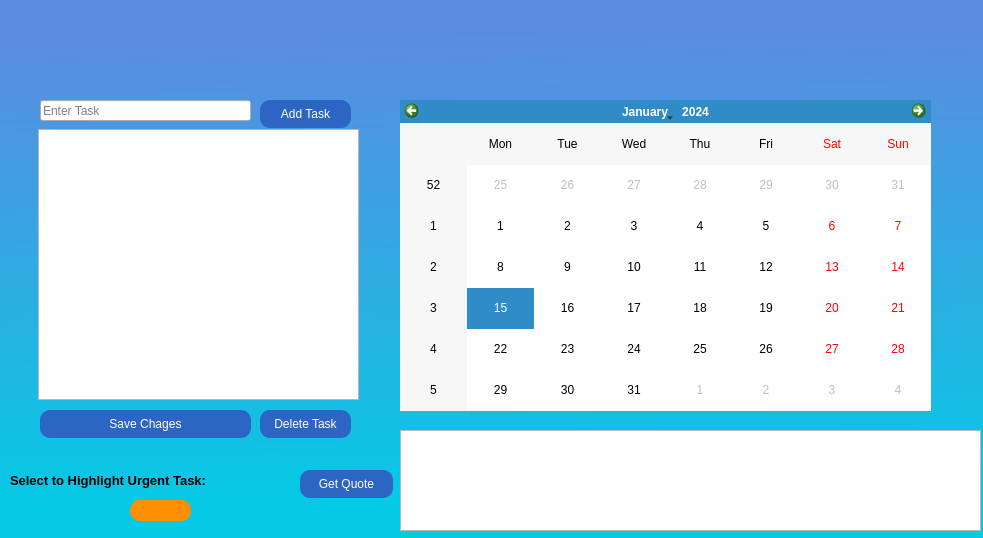
<?xml version="1.0" encoding="UTF-8"?>
<ui version="4.0">
 <class>Form</class>
 <widget class="QWidget" name="Form">
  <property name="enabled">
   <bool>true</bool>
  </property>
  <property name="geometry">
   <rect>
    <x>0</x>
    <y>0</y>
    <width>983</width>
    <height>538</height>
   </rect>
  </property>
  <property name="sizePolicy">
   <sizepolicy hsizetype="Fixed" vsizetype="Fixed">
    <horstretch>0</horstretch>
    <verstretch>0</verstretch>
   </sizepolicy>
  </property>
  <property name="windowTitle">
   <string>Form</string>
  </property>
  <property name="styleSheet">
   <string notr="true"/>
  </property>
  <widget class="QPushButton" name="save_button">
   <property name="geometry">
    <rect>
     <x>40</x>
     <y>410</y>
     <width>211</width>
     <height>28</height>
    </rect>
   </property>
   <property name="styleSheet">
    <string notr="true">QPushButton{
	border-radius:10px;
	background-color: rgb(45, 101, 197);
	font: 8pt &quot;MS Shell Dlg 2&quot;;
	color: rgb(255, 255, 255);
}

QPushButton:hover {
	background-color: rgb(50, 110, 255);
	color:rgb(255, 255, 255);
}</string>
   </property>
   <property name="text">
    <string>Save Chages</string>
   </property>
  </widget>
  <widget class="QListWidget" name="list_widget">
   <property name="geometry">
    <rect>
     <x>38</x>
     <y>129</y>
     <width>321</width>
     <height>271</height>
    </rect>
   </property>
   <property name="styleSheet">
    <string notr="true"/>
   </property>
  </widget>
  <widget class="QCalendarWidget" name="calendarWidget">
   <property name="geometry">
    <rect>
     <x>400</x>
     <y>100</y>
     <width>531</width>
     <height>311</height>
    </rect>
   </property>
   <property name="styleSheet">
    <string notr="true"/>
   </property>
  </widget>
  <widget class="QLineEdit" name="taskLineEdit">
   <property name="geometry">
    <rect>
     <x>40</x>
     <y>100</y>
     <width>211</width>
     <height>21</height>
    </rect>
   </property>
   <property name="placeholderText">
    <string>Enter Task</string>
   </property>
  </widget>
  <widget class="QWidget" name="bgwidget" native="true">
   <property name="geometry">
    <rect>
     <x>0</x>
     <y>0</y>
     <width>990</width>
     <height>550</height>
    </rect>
   </property>
   <property name="styleSheet">
    <string notr="true">QWidget#bgwidget{
background-color: qlineargradient(spread:pad, x1:0.542289, y1:0.057, x2:0.56204, y2:0.903, stop:0 rgba(91, 139, 223, 255), stop:1 rgba(6, 201, 229, 255));}</string>
   </property>
   <widget class="QPushButton" name="delete_button">
    <property name="geometry">
     <rect>
      <x>260</x>
      <y>410</y>
      <width>91</width>
      <height>28</height>
     </rect>
    </property>
    <property name="styleSheet">
     <string notr="true">QPushButton{
	border-radius:10px;
	background-color: rgb(45, 101, 197);
	font: 8pt &quot;MS Shell Dlg 2&quot;;
	color: rgb(255, 255, 255);
}

QPushButton:hover {
	background-color: rgb(50, 110, 255);
	color:rgb(255, 255, 255);
}</string>
    </property>
    <property name="text">
     <string>Delete Task</string>
    </property>
   </widget>
   <widget class="QPushButton" name="get_quote">
    <property name="geometry">
     <rect>
      <x>300</x>
      <y>470</y>
      <width>93</width>
      <height>28</height>
     </rect>
    </property>
    <property name="styleSheet">
     <string notr="true">QPushButton{
	border-radius:10px;
	background-color: rgb(45, 101, 197);
	font: 8pt &quot;MS Shell Dlg 2&quot;;
	color: rgb(255, 255, 255);
}

QPushButton:hover {
	background-color: rgb(50, 110, 255);
	color:rgb(255, 255, 255);
}</string>
    </property>
    <property name="text">
     <string>Get Quote</string>
    </property>
   </widget>
   <widget class="QPlainTextEdit" name="quoteTextEdit">
    <property name="geometry">
     <rect>
      <x>400</x>
      <y>430</y>
      <width>581</width>
      <height>101</height>
     </rect>
    </property>
    <property name="styleSheet">
     <string notr="true"/>
    </property>
    <property name="readOnly">
     <bool>true</bool>
    </property>
    <property name="plainText">
     <string/>
    </property>
   </widget>
   <widget class="QPushButton" name="addtask_button">
    <property name="geometry">
     <rect>
      <x>260</x>
      <y>100</y>
      <width>91</width>
      <height>28</height>
     </rect>
    </property>
    <property name="styleSheet">
     <string notr="true">QPushButton{
	border-radius:10px;
	background-color: rgb(45, 101, 197);
	font: 8pt &quot;MS Shell Dlg 2&quot;;
	color: rgb(255, 255, 255);
}

QPushButton:hover {
	background-color: rgb(50, 110, 255);
	color:rgb(255, 255, 255);
}</string>
    </property>
    <property name="text">
     <string>Add Task</string>
    </property>
   </widget>
   <widget class="QLabel" name="logo_label">
    <property name="geometry">
     <rect>
      <x>280</x>
      <y>0</y>
      <width>411</width>
      <height>81</height>
     </rect>
    </property>
    <property name="text">
     <string>&lt;html&gt;&lt;head/&gt;&lt;body&gt;&lt;p&gt;&lt;img src=&quot;:/newPrefix/assets/taskify_logo.png&quot;/&gt;&lt;/p&gt;&lt;/body&gt;&lt;/html&gt;</string>
    </property>
   </widget>
   <widget class="QPushButton" name="urgent_task">
    <property name="geometry">
     <rect>
      <x>130</x>
      <y>500</y>
      <width>61</width>
      <height>21</height>
     </rect>
    </property>
    <property name="styleSheet">
     <string notr="true">QPushButton{
	border-radius:10px;
	background-color: rgb(255, 142, 0);
	font: 8pt &quot;MS Shell Dlg 2&quot;;
	color: rgb(255, 255, 255);
}

QPushButton:hover {
	background-color: rgb(255, 71, 0 );
	color:rgb(255, 255, 255);
}</string>
    </property>
    <property name="text">
     <string/>
    </property>
   </widget>
   <widget class="QLabel" name="label">
    <property name="geometry">
     <rect>
      <x>10</x>
      <y>460</y>
      <width>271</width>
      <height>41</height>
     </rect>
    </property>
    <property name="font">
     <font>
      <pointsize>10</pointsize>
      <weight>75</weight>
      <bold>true</bold>
     </font>
    </property>
    <property name="text">
     <string>Select to Highlight Urgent Task:</string>
    </property>
   </widget>
  </widget>
  <zorder>bgwidget</zorder>
  <zorder>save_button</zorder>
  <zorder>list_widget</zorder>
  <zorder>calendarWidget</zorder>
  <zorder>taskLineEdit</zorder>
 </widget>
 <resources>
  <include location="taskify_logo_resource.qrc"/>
 </resources>
 <connections/>
</ui>
